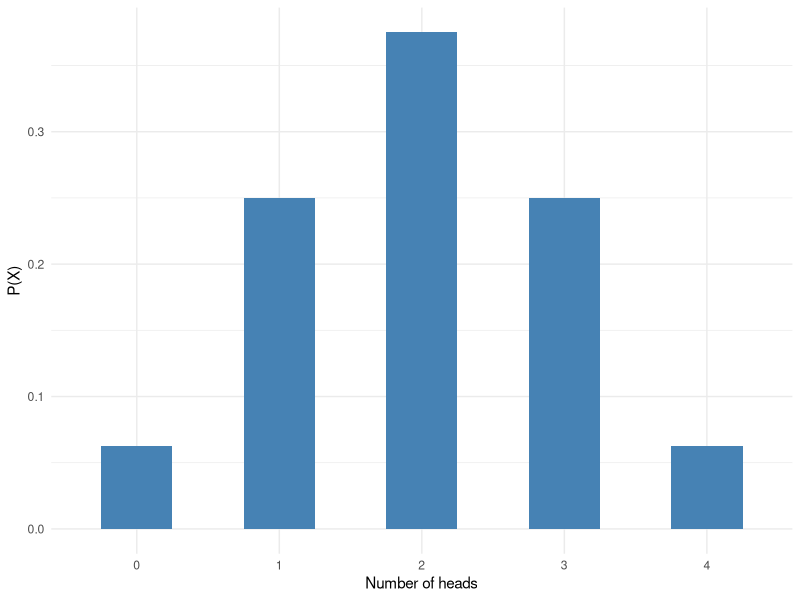
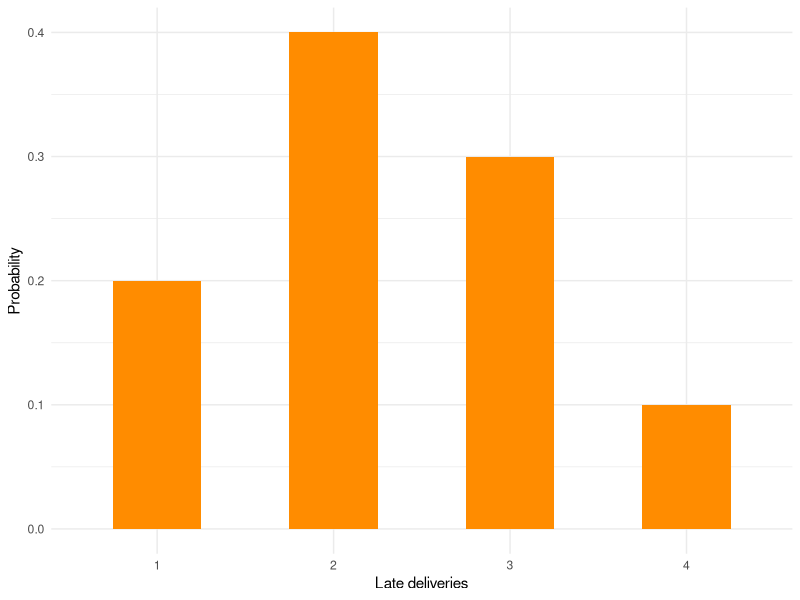
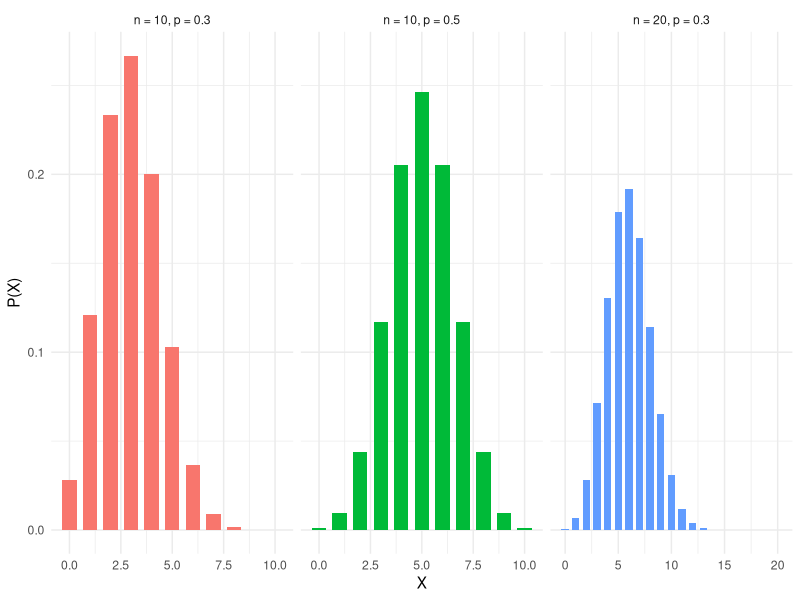

Source code (R) for these figures, in order:
## ---- chunk 1
library(tidyverse)
library(ggplot2)
## ---- chunk 2
die8_dist <- data.frame(X = 1:8, `P(X)` = rep(1/8, 8), check.names = FALSE)
knitr::kable(die8_dist, align = "c")
## ---- chunk 3
coin_heads <- 0:4
coin_prob  <- c(1, 4, 6, 4, 1) / 16
coin_dist  <- data.frame(X = coin_heads, `P(X)` = coin_prob, check.names = FALSE)
knitr::kable(coin_dist, align = "c")
## ---- chunk 4
ggplot(coin_dist, aes(x = factor(X), y = `P(X)`)) +
  geom_col(fill = "steelblue", width = 0.5) +
  labs(x = "Number of heads", y = "P(X)") +
  theme_minimal()
## ---- chunk 5
courier_late <- 1:4
courier_freq <- c(10, 20, 15, 5)
courier_prob <- courier_freq / sum(courier_freq)
courier_dist <- data.frame(X = courier_late, Frequency = courier_freq,
                           `P(X)` = courier_prob, check.names = FALSE)
knitr::kable(courier_dist, align = "c")
## ---- chunk 6
ggplot(courier_dist, aes(x = factor(X), y = `P(X)`)) +
  geom_col(fill = "darkorange", width = 0.5) +
  labs(x = "Late deliveries", y = "Probability") +
  theme_minimal()
## ---- chunk 7
check_distribution <- function(probs) {
  data.frame(sum_PX          = sum(probs),
             all_between_0_1 = all(probs >= 0 & probs <= 1),
             is_distribution = isTRUE(all.equal(sum(probs), 1)) &&
                               all(probs >= 0 & probs <= 1))
}
rbind(a = check_distribution(c(0.3, 0.3, 0.2, 0.4)),
      b = check_distribution(c(1/8, 1/2, 1/4, 1/8)))
## ---- chunk 8
rbind(c = check_distribution(rep(0.2, 5)),
      d = check_distribution(c(0.5, 0.7, -0.3, 0.1)))
## ---- chunk 9
die4_face <- 1:4
die4_prob <- rep(1/4, 4)
knitr::kable(data.frame(X = die4_face, `P(X)` = die4_prob,
                        `X*P(X)` = die4_face * die4_prob, check.names = FALSE),
             align = "c")
sum(die4_face * die4_prob)
## ---- chunk 10
scanner_working <- 0:3
scanner_prob    <- c(1, 3, 3, 1) / 8
knitr::kable(data.frame(X = scanner_working, `P(X)` = scanner_prob,
                        `X*P(X)` = scanner_working * scanner_prob,
                        check.names = FALSE), align = "c")
sum(scanner_working * scanner_prob)
## ---- chunk 11
knitr::kable(data.frame(X = coin_heads, `P(X)` = coin_prob,
                        `X*P(X)` = coin_heads * coin_prob, check.names = FALSE),
             align = "c")
sum(coin_heads * coin_prob)
## ---- chunk 12
knitr::kable(data.frame(X = courier_late, `P(X)` = courier_prob,
                        `X*P(X)` = courier_late * courier_prob,
                        check.names = FALSE), align = "c")
sum(courier_late * courier_prob)
## ---- chunk 13
die4_mean     <- sum(die4_face * die4_prob)
die4_variance <- sum(die4_face^2 * die4_prob) - die4_mean^2
die4_variance
round(sqrt(die4_variance), 3)
## ---- chunk 14
token_value <- c(2, 4, 6)
token_prob  <- c(3, 2, 3) / 8
token_mean  <- sum(token_value * token_prob)
token_variance <- sum(token_value^2 * token_prob) - token_mean^2
knitr::kable(data.frame(X = token_value, `P(X)` = token_prob,
                        `X*P(X)` = token_value * token_prob,
                        `X^2*P(X)` = token_value^2 * token_prob,
                        check.names = FALSE), align = "c")
c(mean = token_mean, variance = token_variance, sd = round(sqrt(token_variance), 3))
## ---- chunk 15
escalated_calls <- 0:4
agent_freq      <- c(12, 14, 8, 4, 2)
escalated_prob  <- agent_freq / sum(agent_freq)
knitr::kable(data.frame(X = escalated_calls, Frequency = agent_freq,
                        `P(X)` = escalated_prob, check.names = FALSE), align = "c")
## ---- chunk 16
escalated_mean     <- sum(escalated_calls * escalated_prob)
escalated_variance <- sum(escalated_calls^2 * escalated_prob) - escalated_mean^2
escalated_mean
escalated_variance
round(sqrt(escalated_variance), 3)
## ---- chunk 17
raffle_gain <- c(11900, -100)
raffle_prob <- c(1, 499) / 500
sum(raffle_gain * raffle_prob)
12000 * (1 / 500) - 100
## ---- chunk 18
coupon_value <- c(50, 100, 200, 500, 1000)
coupon_prob  <- c(10, 5, 3, 1, 1) / 20
knitr::kable(data.frame(X = coupon_value, `P(X)` = coupon_prob,
                        `X*P(X)` = coupon_value * coupon_prob,
                        check.names = FALSE), align = "c")
sum(coupon_value * coupon_prob)
## ---- chunk 19
principal        <- 400000
bond_a_return    <- principal * 0.05
bond_b_return    <- principal * 0.08
bond_a_expected  <- bond_a_return * 0.99 - principal * 0.01
bond_b_expected  <- bond_b_return * 0.96 - principal * 0.04
c(bond_A = bond_a_expected, bond_B = bond_b_expected)
## ---- chunk 20
4 / 16
## ---- chunk 21
n_tosses <- 4; x_heads <- 3; p_head <- 0.5; q_tail <- 1 - p_head
factorial(n_tosses) / (factorial(n_tosses - x_heads) * factorial(x_heads)) *
  p_head^x_heads * q_tail^(n_tosses - x_heads)
choose(n_tosses, x_heads) * p_head^x_heads * q_tail^(n_tosses - x_heads)
## ---- chunk 22
n_orders <- 12; x_wallet <- 3; p_wallet <- 0.3; q_other <- 1 - p_wallet
factorial(n_orders) / (factorial(n_orders - x_wallet) * factorial(x_wallet))
round(factorial(n_orders) / (factorial(n_orders - x_wallet) * factorial(x_wallet)) *
        p_wallet^x_wallet * q_other^(n_orders - x_wallet), 4)
## ---- chunk 23
choose(n_orders, x_wallet)
round(choose(n_orders, x_wallet) * p_wallet^x_wallet *
        q_other^(n_orders - x_wallet), 4)
round(dbinom(x_wallet, n_orders, p_wallet), 4)
## ---- chunk 24
n_exporters <- 6; p_forwarder <- 0.4
binomial_factorial_form <- function(x) {
  factorial(n_exporters) / (factorial(n_exporters - x) * factorial(x)) *
    p_forwarder^x * (1 - p_forwarder)^(n_exporters - x)
}
round(binomial_factorial_form(4:6), 3)
round(sum(binomial_factorial_form(4:6)), 3)
## ---- chunk 25
combination_form <- choose(n_exporters, 4:6) * p_forwarder^(4:6) *
  (1 - p_forwarder)^(n_exporters - 4:6)
round(combination_form, 3)
round(sum(combination_form), 3)
round(sum(dbinom(4:6, n_exporters, p_forwarder)), 3)
## ---- chunk 26
dbinom(x_heads, n_tosses, p_head)
knitr::kable(data.frame(X = 0:n_tosses,
                        `P(X)` = dbinom(0:n_tosses, n_tosses, p_head),
                        check.names = FALSE), align = "c")
## ---- chunk 27
n_handsets <- 15; p_mainboard <- 0.10
round(dbinom(4, n_handsets, p_mainboard), 3)
round(pbinom(3, n_handsets, p_mainboard), 3)
round(1 - pbinom(2, n_handsets, p_mainboard), 3)
## ---- chunk 28
n_bookings <- 25; p_honoured <- 0.80
round(dbinom(18:22, n_bookings, p_honoured), 3)
round(sum(dbinom(18:22, n_bookings, p_honoured)), 3)
## ---- chunk 29
binomial_curve <- function(n, p) {
  data.frame(X = 0:n, PX = dbinom(0:n, n, p),
             setting = paste0("n = ", n, ", p = ", p))
}
binomial_curves <- bind_rows(binomial_curve(10, 0.3),
                             binomial_curve(10, 0.5),
                             binomial_curve(20, 0.3))
head(binomial_curves, 4)
## ---- chunk 30
ggplot(binomial_curves, aes(x = X, y = PX, fill = setting)) +
  geom_col(width = 0.7) +
  facet_wrap(~ setting, scales = "free_x") +
  labs(x = "X", y = "P(X)") +
  theme_minimal() +
  theme(legend.position = "none")
## ---- chunk 31
n_coin_tosses <- 16; p_head_16 <- 0.5; q_tail_16 <- 0.5
c(mean     = n_coin_tosses * p_head_16,
  variance = n_coin_tosses * p_head_16 * q_tail_16,
  sd       = sqrt(n_coin_tosses * p_head_16 * q_tail_16))
## ---- chunk 32
head_count <- 0:n_coin_tosses
head_prob  <- dbinom(head_count, n_coin_tosses, p_head_16)
head_mean  <- sum(head_count * head_prob)
c(mean = head_mean, variance = sum(head_count^2 * head_prob) - head_mean^2)
## ---- chunk 33
n_rolls <- 500; p_seven <- 1/10; q_not_seven <- 9/10
c(mean     = n_rolls * p_seven,
  variance = n_rolls * p_seven * q_not_seven,
  sd       = round(sqrt(n_rolls * p_seven * q_not_seven), 3))
## ---- chunk 34
n_shoppers <- 1200; p_cross_border <- 0.75; q_domestic <- 0.25
c(mean     = n_shoppers * p_cross_border,
  variance = n_shoppers * p_cross_border * q_domestic,
  sd       = sqrt(n_shoppers * p_cross_border * q_domestic))
## ---- chunk 35
order_counts <- c(4, 3, 2, 1)
order_probs  <- c(0.45, 0.30, 0.20, 0.05)
multinomial_coefficient <- factorial(sum(order_counts)) / prod(factorial(order_counts))
multinomial_coefficient
round(multinomial_coefficient * prod(order_probs^order_counts), 4)
round(dmultinom(order_counts, prob = order_probs), 4)
## ---- chunk 36
drink_counts <- c(2, 4, 2, 1)
drink_probs  <- c(0.20, 0.50, 0.20, 0.10)
factorial(sum(drink_counts)) / prod(factorial(drink_counts))
round(dmultinom(drink_counts, prob = drink_probs), 4)
## ---- chunk 37
marble_counts <- c(3, 2, 1)
marble_probs  <- c(5, 3, 2) / 10
factorial(sum(marble_counts)) / prod(factorial(marble_counts))
round(dmultinom(marble_counts, prob = marble_probs), 4)
## ---- chunk 38
flaws_per_metre <- 120 / 400
flaws_per_metre
round(exp(-flaws_per_metre) * flaws_per_metre^2 / factorial(2), 4)
round(dpois(2, flaws_per_metre), 4)
## ---- chunk 39
requests_per_hour <- 2
round(dpois(0:4, requests_per_hour), 4)
round(ppois(3, requests_per_hour), 4)
round(1 - ppois(1, requests_per_hour), 4)
round(1 - ppois(4, requests_per_hour), 4)
## ---- chunk 40
n_containers <- 300; p_inspected <- 0.015
expected_inspections <- n_containers * p_inspected
round(dpois(6, expected_inspections), 4)
round(dbinom(6, n_containers, p_inspected), 4)
## ---- chunk 41
abroad <- 7; not_abroad <- 5; n_selected <- 4; x_abroad <- 4
c(choose(abroad, x_abroad), choose(not_abroad, n_selected - x_abroad),
  choose(abroad + not_abroad, n_selected))
round(dhyper(x_abroad, abroad, not_abroad, n_selected), 3)
## ---- chunk 42
uncalibrated <- 4; calibrated <- 8; n_tested <- 5; x_uncalibrated <- 2
round(choose(uncalibrated, x_uncalibrated) *
        choose(calibrated, n_tested - x_uncalibrated) /
        choose(uncalibrated + calibrated, n_tested), 3)
round(dhyper(x_uncalibrated, uncalibrated, calibrated, n_tested), 3)
## ---- chunk 43
defective <- 5; good <- 15; n_checked <- 4
prob_none_defective <- dhyper(0, defective, good, n_checked)
round(prob_none_defective, 3)
round(1 - prob_none_defective, 3)
## ---- chunk 44
p_one <- 1/6; roll_number <- 3
round(p_one * (1 - p_one)^(roll_number - 1), 3)
round(dgeom(roll_number - 1, p_one), 3)
## ---- chunk 45
p_online_agency <- 0.35; traveller_number <- 5
round(p_online_agency * (1 - p_online_agency)^(traveller_number - 1), 4)
round(dgeom(traveller_number - 1, p_online_agency), 4)
## ---- chunk 46
summary_df <- data.frame(
  Distribution = c("Binomial", "Multinomial", "Poisson",
                   "Hypergeometric", "Geometric"),
  `Used when` = c(
    "Two outcomes, fixed number of independent trials, constant p",
    "More than two outcomes, constant probabilities, independent, fixed n",
    "n large and p small; occurrences over time, area or volume",
    "Two outcomes and sampling is done without replacement",
    "Two outcomes; the first success occurs on the nth trial"),
  check.names = FALSE)
knitr::kable(summary_df, align = "l")
